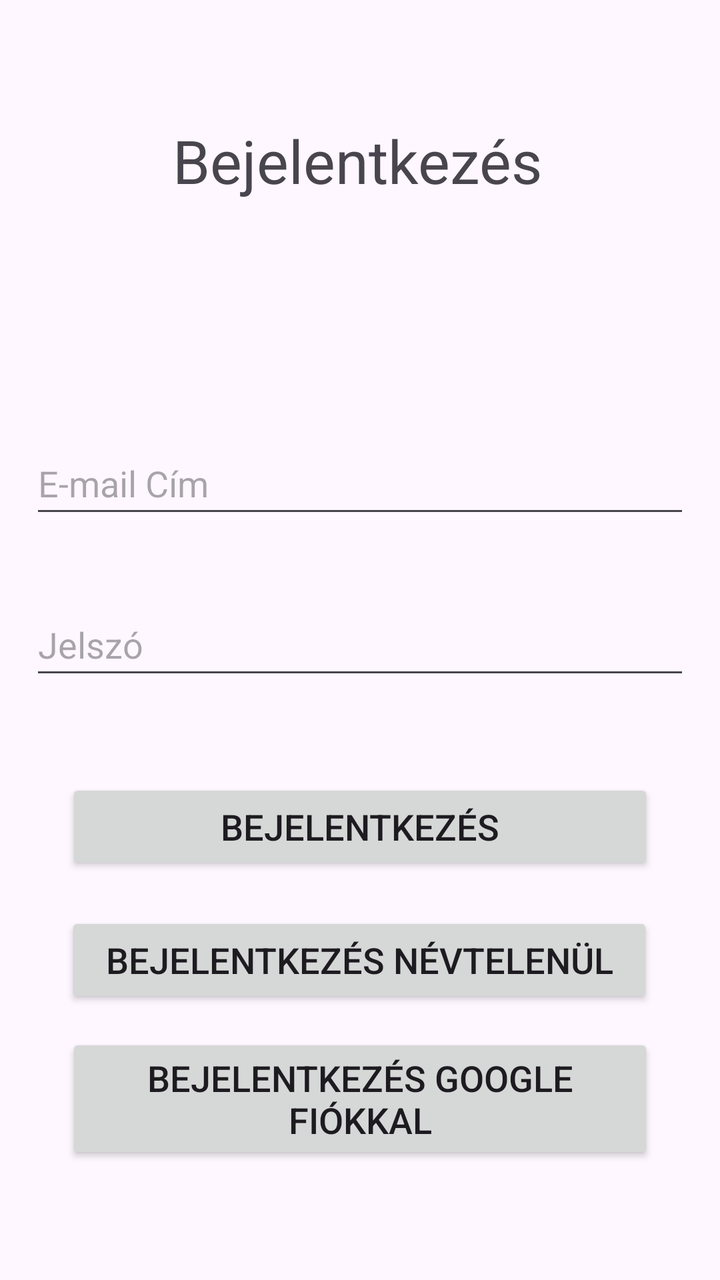
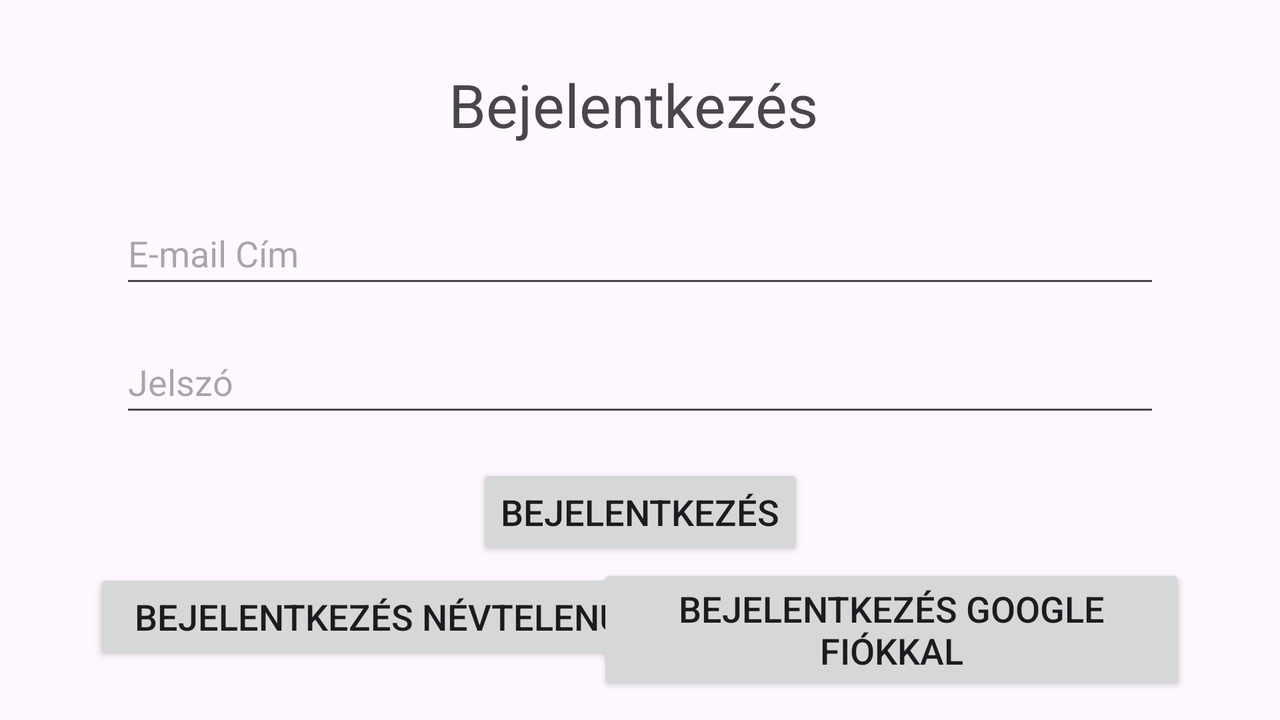

An Android layout and its configuration variant, each rendered on a device that would load it. The default file and the variant file are quoted in full after the pictures.
<!-- AndroidManifest.xml: application theme Theme.BigTesi -->
<!-- res/layout/activity_login.xml -->
<?xml version="1.0" encoding="utf-8"?>
<androidx.constraintlayout.widget.ConstraintLayout xmlns:android="http://schemas.android.com/apk/res/android"
    xmlns:app="http://schemas.android.com/apk/res-auto"
    xmlns:tools="http://schemas.android.com/tools"
    android:layout_width="match_parent"
    android:layout_height="match_parent"
    tools:context=".LoginActivity">

    <TextView
        android:id="@+id/loginText"
        android:layout_width="wrap_content"
        android:layout_height="wrap_content"
        android:text="@string/login"
        android:textSize="30sp"
        app:layout_constraintBottom_toBottomOf="parent"
        app:layout_constraintEnd_toEndOf="parent"
        app:layout_constraintHorizontal_bias="0.493"
        app:layout_constraintStart_toStartOf="parent"
        app:layout_constraintTop_toTopOf="parent"
        app:layout_constraintVertical_bias="0.100" />

    <EditText
        android:id="@+id/emailEditText"
        android:layout_width="match_parent"
        android:layout_height="wrap_content"
        android:inputType="text"
        android:hint="@string/emailAddress"
        android:minHeight="48dp"
        android:layout_marginLeft="15dp"
        android:layout_marginRight="15dp"
        app:layout_constraintBottom_toBottomOf="parent"
        app:layout_constraintTop_toBottomOf="@+id/loginText"
        app:layout_constraintVertical_bias="0.235"
        tools:layout_editor_absoluteX="0dp" />

    <EditText
        android:id="@+id/passwordEditText"
        android:layout_width="match_parent"
        android:layout_height="wrap_content"
        android:inputType="textPassword"
        android:hint="@string/password"
        android:minHeight="48dp"
        android:layout_marginLeft="15dp"
        android:layout_marginRight="15dp"
        app:layout_constraintBottom_toBottomOf="parent"
        app:layout_constraintTop_toBottomOf="@+id/emailEditText"
        app:layout_constraintVertical_bias="0.1"
        tools:layout_editor_absoluteX="0dp" />

    <Button
        android:id="@+id/loginButton"
        android:layout_width="wrap_content"
        android:layout_height="wrap_content"
        android:onClick="login"
        android:text="@string/login"
        android:ems="14"
        android:textSize="18sp"
        app:layout_constraintBottom_toBottomOf="parent"
        app:layout_constraintEnd_toEndOf="parent"
        app:layout_constraintHorizontal_bias="0.5"
        app:layout_constraintStart_toStartOf="parent"
        app:layout_constraintTop_toBottomOf="@+id/passwordEditText"
        app:layout_constraintVertical_bias="0.18" />

    <Button
        android:id="@+id/loginAnonymusButton"
        android:layout_width="wrap_content"
        android:layout_height="wrap_content"
        android:onClick="loginAnonymus"
        android:text="@string/loginAnonymus"
        android:textSize="18sp"
        android:ems="14"
        app:layout_constraintBottom_toBottomOf="parent"
        app:layout_constraintEnd_toEndOf="parent"
        app:layout_constraintHorizontal_bias="0.497"
        app:layout_constraintStart_toStartOf="parent"
        app:layout_constraintTop_toBottomOf="@+id/loginButton"
        app:layout_constraintVertical_bias="0.121" />

    <Button
        android:id="@+id/loginGoogleButton"
        android:layout_width="wrap_content"
        android:layout_height="wrap_content"
        android:onClick="loginWithGoogle"
        android:text="@string/loginGoogle"
        android:textSize="18sp"
        android:ems="14"
        app:layout_constraintBottom_toBottomOf="parent"
        app:layout_constraintEnd_toEndOf="parent"
        app:layout_constraintHorizontal_bias="0.5"
        app:layout_constraintStart_toStartOf="parent"
        app:layout_constraintTop_toBottomOf="@+id/loginAnonymusButton"
        app:layout_constraintVertical_bias="0.18" />



</androidx.constraintlayout.widget.ConstraintLayout>
<!-- resources referenced by this layout -->
<resources>
  <string name="emailAddress">E-mail Cím</string>
  <string name="login">Bejelentkezés</string>
  <string name="loginAnonymus">Bejelentkezés névtelenül</string>
  <string name="loginGoogle">Bejelentkezés Google fiókkal</string>
  <string name="password">Jelszó</string>
  <style name="Theme.BigTesi" parent="Base.Theme.BigTesi" />
  <style name="Base.Theme.BigTesi" parent="Theme.Material3.DayNight">
          
          
          <item name="colorPrimaryDark">#FFFFFF</item>
      </style>
</resources>
<!-- res/layout-land/activity_login.xml (the author's variant of the layout above) -->
<!-- drawn on the phone turned sideways -->
<?xml version="1.0" encoding="utf-8"?>
<androidx.constraintlayout.widget.ConstraintLayout xmlns:android="http://schemas.android.com/apk/res/android"
    xmlns:app="http://schemas.android.com/apk/res-auto"
    xmlns:tools="http://schemas.android.com/tools"
    android:layout_width="match_parent"
    android:layout_height="match_parent"
    tools:context=".LoginActivity">

    <TextView
        android:id="@+id/loginText"
        android:layout_width="wrap_content"
        android:layout_height="wrap_content"
        android:text="@string/login"
        android:textSize="30sp"
        app:layout_constraintBottom_toBottomOf="parent"
        app:layout_constraintEnd_toEndOf="parent"
        app:layout_constraintHorizontal_bias="0.493"
        app:layout_constraintStart_toStartOf="parent"
        app:layout_constraintTop_toTopOf="parent"
        app:layout_constraintVertical_bias="0.100" />

    <EditText
        android:id="@+id/emailEditText"
        android:layout_width="match_parent"
        android:layout_height="wrap_content"
        android:inputType="text"
        android:hint="@string/emailAddress"
        android:minHeight="48dp"
        android:layout_marginLeft="60dp"
        android:layout_marginRight="60dp"
        app:layout_constraintBottom_toBottomOf="parent"
        app:layout_constraintTop_toBottomOf="@+id/loginText"
        app:layout_constraintVertical_bias="0.12"
        tools:layout_editor_absoluteX="0dp" />

    <EditText
        android:id="@+id/passwordEditText"
        android:layout_width="match_parent"
        android:layout_height="wrap_content"
        android:inputType="textPassword"
        android:hint="@string/password"
        android:minHeight="48dp"
        android:layout_marginLeft="60dp"
        android:layout_marginRight="60dp"
        app:layout_constraintBottom_toBottomOf="parent"
        app:layout_constraintTop_toBottomOf="@+id/emailEditText"
        app:layout_constraintVertical_bias="0.1"
        tools:layout_editor_absoluteX="0dp" />

    <Button
        android:id="@+id/loginButton"
        android:layout_width="wrap_content"
        android:layout_height="wrap_content"
        android:text="@string/login"
        android:textSize="18sp"
        app:layout_constraintBottom_toBottomOf="parent"
        app:layout_constraintEnd_toEndOf="parent"
        app:layout_constraintStart_toStartOf="parent"
        app:layout_constraintTop_toBottomOf="@+id/passwordEditText"
        app:layout_constraintVertical_bias="0.188" />

    <Button
        android:id="@+id/loginAnonymusButton"
        android:layout_width="wrap_content"
        android:layout_height="wrap_content"
        android:ems="14"
        android:onClick="loginAnonymus"
        android:text="@string/loginAnonymus"
        android:textSize="18sp"
        app:layout_constraintBottom_toBottomOf="parent"
        app:layout_constraintEnd_toEndOf="parent"
        app:layout_constraintHorizontal_bias="0.136"
        app:layout_constraintStart_toStartOf="parent"
        app:layout_constraintTop_toBottomOf="@+id/loginButton"
        app:layout_constraintVertical_bias="0.131" />

    <Button
        android:id="@+id/loginGoogleButton"
        android:layout_width="wrap_content"
        android:layout_height="wrap_content"
        android:ems="14"
        android:onClick="loginWithGoogle"
        android:text="@string/loginGoogle"
        android:textSize="18sp"
        app:layout_constraintBottom_toBottomOf="parent"
        app:layout_constraintEnd_toEndOf="parent"
        app:layout_constraintHorizontal_bias="0.863"
        app:layout_constraintStart_toStartOf="parent"
        app:layout_constraintTop_toBottomOf="@+id/loginButton"
        app:layout_constraintVertical_bias="0.131" />


</androidx.constraintlayout.widget.ConstraintLayout>
